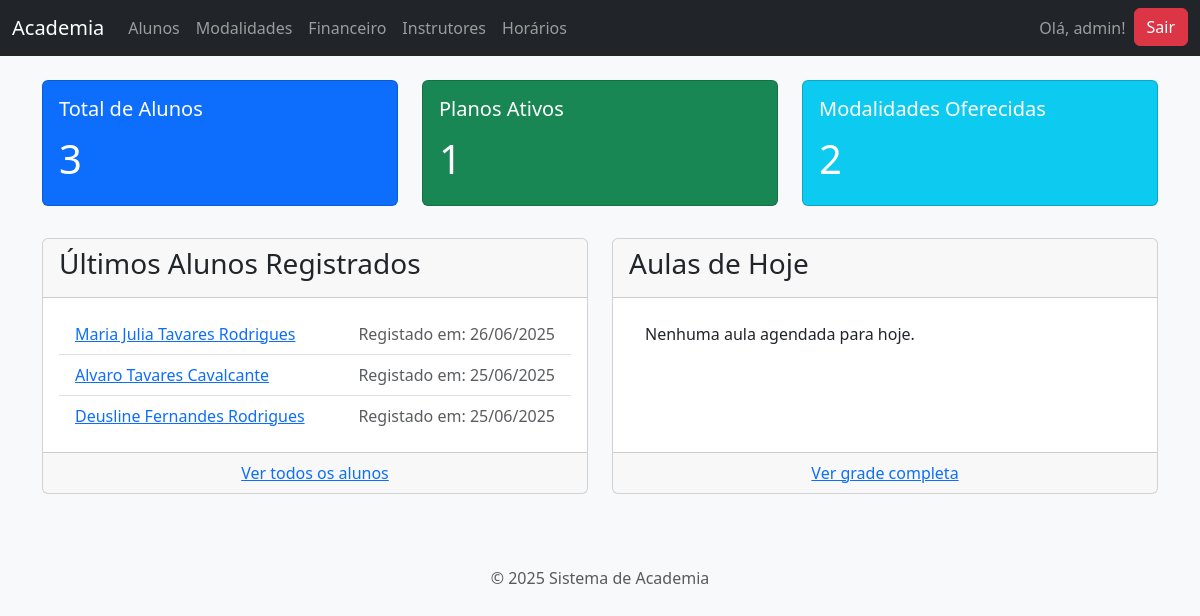
Page /dashboard/ (signed in) on the earlier database version.
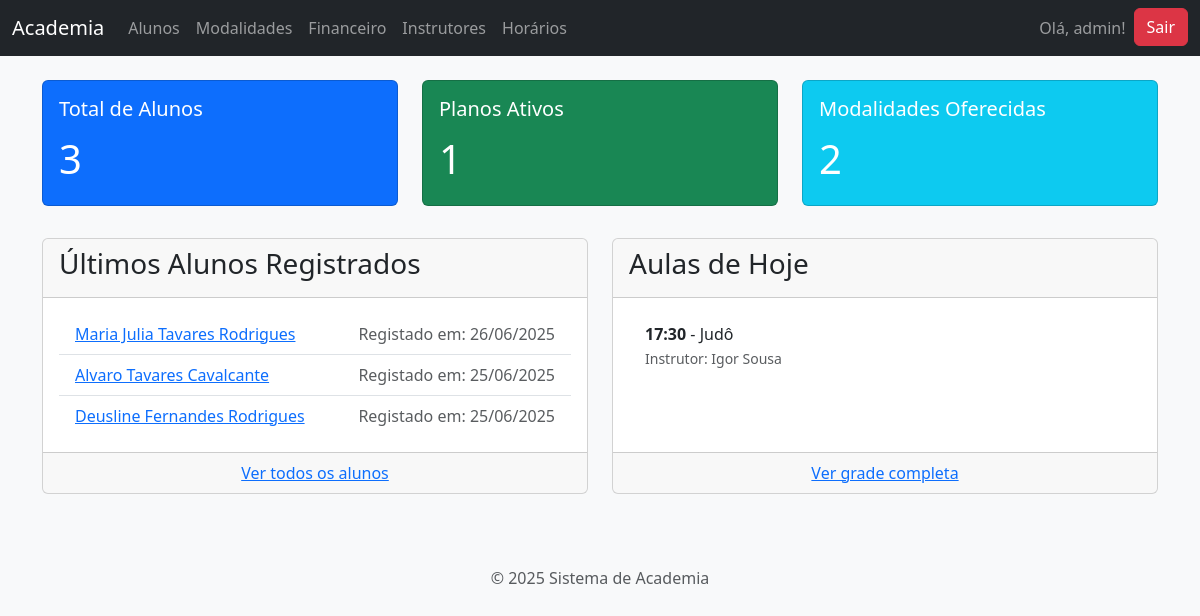
Same page on the later database version.
### gestao_academia/models.py (models this page shows, shortened)
class Aluno(models.Model):
    nome_completo = models.CharField(max_length=255, verbose_name="Nome Completo")
    cpf = models.CharField(max_length=14, unique=True, verbose_name="CPF", help_text="Formato: 000.000.000-00", null=True)
    data_nascimento = models.DateField(verbose_name="Data de Nascimento")
    telefone = models.CharField(max_length=20, blank=True, null=True, verbose_name="Telefone")
    email = models.EmailField(max_length=255, unique=True, verbose_name="E-mail")
    responsavel = models.CharField(max_length=255, blank=True, null=True, verbose_name="Nome do Responsável (se menor de 18 anos)")
    cep = models.CharField(max_length=9, blank=True, null=True, verbose_name="CEP")
    rua = models.CharField(max_length=255, blank=True, null=True, verbose_name="Rua")
    numero = models.CharField(max_length=10, blank=True, null=True, verbose_name="Número")
    complemento = models.CharField(max_length=100, blank=True, null=True, verbose_name="Complemento")
    bairro = models.CharField(max_length=100,blank=True, null=True, verbose_name="Bairro")
    cidade = models.CharField(max_length=100, blank=True, null=True, verbose_name="Cidade")
    estado = models.CharField(max_length=2, blank=True, null=True, verbose_name="Estado (UF)")
    data_matricula = models.DateField(default=timezone.now, verbose_name="Data da Matrícula")
    plano = models.ForeignKey(Plano, on_delete=models.SET_NULL, null=True, blank=True, related_name="alunos", verbose_name="Plano Atual")
    foto = models.ImageField(upload_to='fotos_alunos/', blank=True, null=True, verbose_name="Foto")
    modalidades = models.ManyToManyField(Modalidade, through='MatriculaModalidade', related_name="alunos")

class Turma(models.Model):
    DIAS_SEMANA = [
        (1,'Segunda-Feira'),
        (2, 'Terça-Feira'),
        (3, 'Quarta-Feira'),
        (4, 'Quinta-Feira'),
        (5,'Sexta-Feira'),
        (6, 'Sabado'),
        (7, 'Domingo'),
    ]
    modalidade = models.ForeignKey(Modalidade, on_delete=models.CASCADE, related_name="turmas")
    instrutor = models.ForeignKey(Instrutor, on_delete=models.SET_NULL, null=True, blank=True, related_name="turmas")
    dia_da_semana = models.IntegerField(choices=DIAS_SEMANA, verbose_name="Dia da Semana")
    horario_inicio = models.TimeField(verbose_name="Horário  de Início")
    horario_fim = models.TimeField(verbose_name="Horário Fim")
    max_alunos = models.PositiveIntegerField(verbose_name="Máximo de Alunos")

class Modalidade(models.Model):
   nome  = models.CharField(max_length=100,unique=True, help_text="Nome da modalidade (Ex: Judô, Jiu Jitsu.)")
   descricao = models.TextField(blank=True,null=True, help_text="Uma breve descrição da modalidade.")
   utiliza_faixas = models.BooleanField(default=False, verbose_name="Utiliza Faixas?")

class Instrutor(models.Model):
    nome = models.CharField(max_length= 255, verbose_name="Nome do Instrutor")
    telefone = models.CharField(max_length=20, blank=True, null=True, verbose_name="Telefone")
    email = models.EmailField(max_length=255, unique=True, blank=True, null=True, verbose_name="E-mail")

### gestao_academia/views.py (the view)
# urls.py: path('dashboard/', gestao_views.dashboard, name='dashboard'),
@login_required
def dashboard(request):
    total_alunos = Aluno.objects.count()
    total_planos = Plano.objects.count()
    total_modalidade = Modalidade.objects.count()
    ultimos_alunos = Aluno.objects.order_by('-data_matricula')[:5]
    hoje = date.today()
    dia_semana_hoje = hoje.isoweekday()
    turmas_hoje = Turma.objects.filter(dia_da_semana=dia_semana_hoje).order_by('horario_inicio')
    contexto = {
        'total_alunos' : total_alunos,
        'total_planos' : total_planos,
        'total_modalidades' : total_modalidade,
        'ultimos_alunos' : ultimos_alunos,
        'turmas_hoje' : turmas_hoje,
        'titulo' : 'Dashboard'
    }
    return render(request, 'gestao_academia/dashboard.html', contexto)

### gestao_academia/templates/gestao_academia/dashboard.html (shortened to what this page needs)
{% extends 'base.html' %}
{% block content %}
<div class="row">
    <div class="col-md-4 mb-4">
        <div class="card text-white bg-primary h-100">
            <div class="card-body">
                <h5 class="card-title">Total de Alunos</h5>
                <p class="card-text fs-1">{{ total_alunos }}</p>
            </div>
        </div>
    </div>
    <div class="col-md-4 mb-4">
        <div class="card text-white bg-success h-100">
            <div class="card-body">
                <h5 class="card-title">Planos Ativos</h5>
                <p class="card-text fs-1">{{ total_planos }}</p>
            </div>
        </div>
    </div>
    <div class="col-md-4 mb-4">
        <div class="card text-white bg-info h-100">
            <div class="card-body">
                <h5 class="card-title">Modalidades Oferecidas</h5>
                <p class="card-text fs-1">{{ total_modalidades }}</p>
            </div>
        </div>
    </div>
</div>
<div class="row mt-2">
    <div class="col-md-6 mb-4">
        <div class="card h-100">
            <div class="card-header">
                <h3>Últimos Alunos Registrados</h3>
            </div>
            <div class="card-body">
                <ul class="list-group list-group-flush">
                    {% for aluno in ultimos_alunos %}
                        <li class="list-group-item">
                            <a href="{% url 'aluno_detalhe' pk=aluno.pk %}">{{ aluno.nome_completo }}</a>
                            <span class="text-muted float-end">
                                Registado em: {{ aluno.data_matricula|date:"d/m/Y" }}
                            </span>
                        </li>
                    {% empty %}
                        <li class="list-group-item">Nenhum aluno registrado ainda.</li>
                    {% endfor %}
                </ul>
            </div>
            <div class="card-footer text-center">
                <a href="{% url 'lista_alunos' %}">Ver todos os alunos</a>
            </div>
        </div>
    </div>
    <div class="col-md-6 mb-4">
        <div class="card h-100">
            <div class="card-header">
                <h3>Aulas de Hoje</h3>
            </div>
            <div class="card-body">
                <ul class="list-group list-group-flush">
                    {% for turma in turmas_hoje %}
                        <li class="list-group-item">
                            <strong>{{ turma.horario_inicio|time:"H:i" }}</strong> - {{ turma.modalidade.nome }}
                            <br>
                            <small class="text-muted">Instrutor: {{ turma.instrutor.nome|default:"A definir" }}</small>
                        </li>
                    {% empty %}
                        <li class="list-group-item">Nenhuma aula agendada para hoje.</li>
                    {% endfor %}
                </ul>
            </div>
            <div class="card-footer text-center">
                <a href="{% url 'grade_horarios' %}">Ver grade completa</a>
            </div>
        </div>
    </div>
</div>
 {% endblock %}

Differences in the rows shown:
added Turma: horario_inicio "17:30", modalidade.nome "Judô", instrutor.nome "Igor Sousa"
Other differences:
text no longer shown: "Nenhuma aula agendada para hoje."
